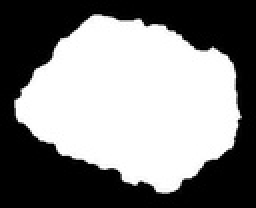
%> input picture allclass/28.jpg, 128 x 104 px, shrunk from 348 x 283 before the run (shown 2 times larger); its folder holds only this picture in this run
$ octave --eval "result = exportar_armonicos;"   (GNU Octave 9; MATLAB toolbox functions it lacks are replaced by stand-ins)
%> lines starting %> are read from the running program, lines starting %| are printed output that depends on the picture; in (x1, y1, x2, y2) boxes, pixels count from 0 and x2, y2 are one past the last pixel; in counts of white or black regions, pixels touching at a corner belong together; the program's own positions count from 1
### natsort.m
function [X,ndx,dbg] = natsort(X,rgx,varargin)
% Alphanumeric / Natural-Order sort the strings in a cell array of strings (1xN char).
%
% (c) 2012-2019 Stephen Cobeldick
%
% Alphanumeric sort a cell array of strings: sorts by character order and
% also by the values of any number substrings. Default: match all integer
% number substrings and perform a case-insensitive ascending sort.
%
%%% Example:
% >> X = {'x2', 'x10', 'x1'};
% >> sort(X)
% ans =   'x1'  'x10'  'x2'
% >> natsort(X)
% ans =   'x1'  'x2'  'x10'
%
%%% Syntax:
%  Y = natsort(X)
%  Y = natsort(X,rgx)
%  Y = natsort(X,rgx,<options>)
% [Y,ndx,dbg] = natsort(X,...)
%
% To sort filenames or filepaths use NATSORTFILES (FEX 47434).
% To sort the rows of a cell array of strings use NATSORTROWS (FEX 47433).
%
%% Number Substrings %%
%
% By default consecutive digit characters are interpreted as an integer.
% Specifying the optional regular expression pattern allows the numbers to
% include a +/- sign, decimal digits, exponent E-notation, quantifiers,
% or look-around matching. For information on defining regular expressions:
% http://www.mathworks.com/help/matlab/matlab_prog/regular-expressions.html
%
% The number substrings are parsed by SSCANF into numeric values, using
% either the *default format '%f' or the user-supplied format specifier.
%
% This table shows examples of regular expression patterns for some common
% notations and ways of writing numbers, with suitable SSCANF formats:
%
% Regular       | Number Substring | Number Substring              | SSCANF
% Expression:   | Match Examples:  | Match Description:            | Format Specifier:
% ==============|==================|===============================|==================
% *         \d+ | 0, 123, 4, 56789 | unsigned integer              | %f  %i  %u  %lu
% --------------|------------------|-------------------------------|------------------
%      [-+]?\d+ | +1, 23, -45, 678 | integer with optional +/- sign| %f  %i  %d  %ld
% --------------|------------------|-------------------------------|------------------
%     \d+\.?\d* | 012, 3.45, 678.9 | integer or decimal            | %f
% (\d+|Inf|NaN) | 123, 4, NaN, Inf | integer, Inf, or NaN          | %f
%  \d+\.\d+e\d+ | 0.123e4, 5.67e08 | exponential notation          | %f
% --------------|------------------|-------------------------------|------------------
%  0[0-7]+      | 012, 03456, 0700 | octal notation & prefix       | %o  %i
%   [0-7]+      |  12,  3456,  700 | octal notation                | %o
% --------------|------------------|-------------------------------|------------------
%  0X[0-9A-F]+  | 0X0, 0X3E7, 0XFF | hexadecimal notation & prefix | %x  %i
%    [0-9A-F]+  |   0,   3E7,   FF | hexadecimal notation          | %x
% --------------|------------------|-------------------------------|------------------
%  0B[01]+      | 0B1, 0B101, 0B10 | binary notation & prefix      | %b   (not SSCANF)
%    [01]+      |   1,   101,   10 | binary notation               | %b   (not SSCANF)
% --------------|------------------|-------------------------------|------------------
%
%% Debugging Output Array %%
%
% The third output is a cell array <dbg>, to check if the numbers have
% been matched by the regular expression <rgx> and converted to numeric
% by the SSCANF format. The rows of <dbg> are linearly indexed from <X>,
% even columns contain numbers, odd columns contain split substrings:
%
% >> [~,~,dbg] = natsort(X)
% dbg =
%    'x'    [ 2]
%    'x'    [10]
%    'x'    [ 1]
%
%% Examples %%
%
%%% Multiple integers (e.g. release version numbers):
% >> A = {'v10.6', 'v9.10', 'v9.5', 'v10.10', 'v9.10.20', 'v9.10.8'};
% >> sort(A)
% ans =   'v10.10'  'v10.6'  'v9.10'  'v9.10.20'  'v9.10.8'  'v9.5'
% >> natsort(A)
% ans =   'v9.5'  'v9.10'  'v9.10.8'  'v9.10.20'  'v10.6'  'v10.10'
%
%%% Integer, decimal, NaN, or Inf numbers, possibly with +/- signs:
% >> B = {'test+NaN', 'test11.5', 'test-1.4', 'test', 'test-Inf', 'test+0.3'};
% >> sort(B)
% ans =   'test' 'test+0.3' 'test+NaN' 'test-1.4' 'test-Inf' 'test11.5'
% >> natsort(B, '[-+]?(NaN|Inf|\d+\.?\d*)')
% ans =   'test' 'test-Inf' 'test-1.4' 'test+0.3' 'test11.5' 'test+NaN'
%
%%% Integer or decimal numbers, possibly with an exponent:
% >> C = {'0.56e007', '', '43E-2', '10000', '9.8'};
% >> sort(C)
% ans =   ''  '0.56e007'  '10000'  '43E-2'  '9.8'
% >> natsort(C, '\d+\.?\d*([eE][-+]?\d+)?')
% ans =   ''  '43E-2'  '9.8'  '10000'  '0.56e007'
%
%%% Hexadecimal numbers (with '0X' prefix):
% >> D = {'a0X7C4z', 'a0X5z', 'a0X18z', 'a0XFz'};
% >> sort(D)
% ans =   'a0X18z'  'a0X5z'  'a0X7C4z'  'a0XFz'
% >> natsort(D, '0X[0-9A-F]+', '%i')
% ans =   'a0X5z'  'a0XFz'  'a0X18z'  'a0X7C4z'
%
%%% Binary numbers:
% >> E = {'a11111000100z', 'a101z', 'a000000000011000z', 'a1111z'};
% >> sort(E)
% ans =   'a000000000011000z'  'a101z'  'a11111000100z'  'a1111z'
% >> natsort(E, '[01]+', '%b')
% ans =   'a101z'  'a1111z'  'a000000000011000z'  'a11111000100z'
%
%%% Case sensitivity:
% >> F = {'a2', 'A20', 'A1', 'a10', 'A2', 'a1'};
% >> natsort(F, [], 'ignorecase') % default
% ans =   'A1'  'a1'  'a2'  'A2'  'a10'  'A20'
% >> natsort(F, [], 'matchcase')
% ans =   'A1'  'A2'  'A20'  'a1'  'a2'  'a10'
%
%%% Sort order:
% >> G = {'2', 'a', '', '3', 'B', '1'};
% >> natsort(G, [], 'ascend') % default
% ans =   ''   '1'  '2'  '3'  'a'  'B'
% >> natsort(G, [], 'descend')
% ans =   'B'  'a'  '3'  '2'  '1'  ''
% >> natsort(G, [], 'num<char') % default
% ans =   ''   '1'  '2'  '3'  'a'  'B'
% >> natsort(G, [], 'char<num')
% ans =   ''   'a'  'B'  '1'  '2'  '3'
%
%%% UINT64 numbers (with full precision):
% >> natsort({'a18446744073709551615z', 'a18446744073709551614z'}, [], '%lu')
% ans =       'a18446744073709551614z'  'a18446744073709551615z'
%
%% Input and Output Arguments %%
%
%%% Inputs (*==default):
% [10 lines of commented-out code are left out]
%%% Outputs:
% Y   = CellArrayOfCharRowVectors, <X> sorted into natural-order.
% ndx = NumericArray, such that Y = X(ndx). The same size as <X>.
% dbg = CellArray of the parsed characters and number values.
%       Each row is one input char vector, linear-indexed from <X>.
%
% See also SORT NATSORTFILES NATSORTROWS CELLSTR REGEXP IREGEXP SSCANF

%% Input Wrangling %%
%
assert(iscell(X),'First input <X> must be a cell array.')
tmp = cellfun('isclass',X,'char') & cellfun('size',X,1)<2 & cellfun('ndims',X)<3;
assert(all(tmp(:)),'First input <X> must be a cell array of char row vectors (1xN char).')
%
if nargin<2 || isnumeric(rgx)&&isempty(rgx)
    rgx = '\d+';
else
    assert(ischar(rgx)&&ndims(rgx)<3&&size(rgx,1)==1,...
        'Second input <rgx> must be a regular expression (char row vector).') %#ok<ISMAT>
end
%
% Optional arguments:
tmp = cellfun('isclass',varargin,'char') & cellfun('size',varargin,1)<2 & cellfun('ndims',varargin)<3;
assert(all(tmp(:)),'All optional arguments must be char row vectors (1xN char).')
% Character case:
ccm = strcmpi(varargin,'matchcase');
ccx = strcmpi(varargin,'ignorecase')|ccm;
% Sort direction:
sdd = strcmpi(varargin,'descend');
sdx = strcmpi(varargin,'ascend')|sdd;
% Char/num order:
chb = strcmpi(varargin,'char<num');
chx = strcmpi(varargin,'num<char')|chb;
% NaN/num order:
nab = strcmpi(varargin,'NaN<num');
nax = strcmpi(varargin,'num<NaN')|nab;
% SSCANF format:
sfx = ~cellfun('isempty',regexp(varargin,'^%([bdiuoxfeg]|l[diuox])$'));
%
nsAssert(1,varargin,sdx,'Sort direction')
nsAssert(1,varargin,chx,'Char<->num')
nsAssert(1,varargin,nax,'NaN<->num')
nsAssert(1,varargin,sfx,'SSCANF format')
nsAssert(0,varargin,~(ccx|sdx|chx|nax|sfx))
%
% SSCANF format:
if nnz(sfx)
    fmt = varargin{sfx};
    if strcmpi(fmt,'%b')
        cls = 'double';
    else
        cls = class(sscanf('0',fmt));
    end
else
    fmt = '%f';
    cls = 'double';
end
%
%% Identify Numbers %%
%
[mat,spl] = regexpi(X(:),rgx,'match','split',varargin{ccx});
%
% Determine lengths:
nmx = numel(X);
nmn = cellfun('length',mat);
nms = cellfun('length',spl);
mxs = max(nms);
%
% Preallocate arrays:
bon = bsxfun(@le,1:mxs,nmn).';
bos = bsxfun(@le,1:mxs,nms).';
arn = zeros(mxs,nmx,cls);
ars =  cell(mxs,nmx);
ars(:) = {''};
ars(bos) = [spl{:}];
%
%% Convert Numbers to Numeric %%
%
if nmx
    tmp = [mat{:}];
    if strcmp(fmt,'%b')
        tmp = regexprep(tmp,'^0[Bb]','');
        vec = cellfun(@(s)sum(pow2(s-'0',numel(s)-1:-1:0)),tmp);
    else
        vec = sscanf(sprintf(' %s',tmp{:}),fmt);
    end
    assert(numel(vec)==numel(tmp),'The %s format must return one value for each input number.',fmt)
else
    vec = [];
end
%
%% Debugging Array %%
%
if nmx && nargout>2
    dbg = cell(mxs,nmx);
    dbg(:) = {''};
    dbg(bon) = num2cell(vec);
    dbg = reshape(permute(cat(3,ars,dbg),[3,1,2]),[],nmx).';
    idf = [find(~all(cellfun('isempty',dbg),1),1,'last'),1];
    dbg = dbg(:,1:idf(1));
else
    dbg = {};
end
%
%% Sort Columns %%
%
if ~any(ccm) % ignorecase
    ars = lower(ars);
end
%
if nmx && any(chb) % char<num
    boe = ~cellfun('isempty',ars(bon));
    for k = reshape(find(bon),1,[])
        ars{k}(end+1) = char(65535);
    end
    [idr,idc] = find(bon);
    idn = sub2ind(size(bon),boe(:)+idr(:),idc(:));
    bon(:) = false;
    bon(idn) = true;
    arn(idn) = vec;
    bon(isnan(arn)) = ~any(nab);
    ndx = 1:nmx;
    if any(sdd) % descending
        for k = mxs:-1:1
            [~,idx] = sort(nsGroup(ars(k,ndx)),'descend');
            ndx = ndx(idx);
            [~,idx] = sort(arn(k,ndx),'descend');
            ndx = ndx(idx);
            [~,idx] = sort(bon(k,ndx),'descend');
            ndx = ndx(idx);
        end
    else % ascending
        for k = mxs:-1:1
            [~,idx] = sort(ars(k,ndx));
            ndx = ndx(idx);
            [~,idx] = sort(arn(k,ndx),'ascend');
            ndx = ndx(idx);
            [~,idx] = sort(bon(k,ndx),'ascend');
            ndx = ndx(idx);
        end
    end
else % num<char
    arn(bon) = vec;
    bon(isnan(arn)) = ~any(nab);
    if any(sdd) % descending
        [~,ndx] = sort(nsGroup(ars(mxs,:)),'descend');
        for k = mxs-1:-1:1
            [~,idx] = sort(arn(k,ndx),'descend');
            ndx = ndx(idx);
            [~,idx] = sort(bon(k,ndx),'descend');
            ndx = ndx(idx);
            [~,idx] = sort(nsGroup(ars(k,ndx)),'descend');
            ndx = ndx(idx);
        end
    else % ascending
        [~,ndx] = sort(ars(mxs,:));
        for k = mxs-1:-1:1
            [~,idx] = sort(arn(k,ndx),'ascend');
            ndx = ndx(idx);
            [~,idx] = sort(bon(k,ndx),'ascend');
            ndx = ndx(idx);
            [~,idx] = sort(ars(k,ndx));
            ndx = ndx(idx);
        end
    end
end
%
ndx  = reshape(ndx,size(X));
X = X(ndx);
%
end
%%%%%%%%%%%%%%%%%%%%%%%%%%%%%%%%%%%%%%%%%%%%%%%%%%%%%%%%%%%%%%%%%%%%%%%%%%%natsort
function nsAssert(val,inp,idx,varargin)
% Throw an error if an option is overspecified.
if nnz(idx)>val
    tmp = {'Unknown input arguments',' option may only be specified once. Provided inputs'};
    error('%s:%s',[varargin{:},tmp{1+val}],sprintf('\n''%s''',inp{idx}))
end
end
%%%%%%%%%%%%%%%%%%%%%%%%%%%%%%%%%%%%%%%%%%%%%%%%%%%%%%%%%%%%%%%%%%%%%%%%%%%nsAssert
% [6 lines left out: function nsGroup, not called in this run]
%%%%%%%%%%%%%%%%%%%%%%%%%%%%%%%%%%%%%%%%%%%%%%%%%%%%%%%%%%%%%%%%%%%%%%%%%%%nsGroup

### armonicosFourierEliptico.m

% [6 lines of commented-out code are left out]
function [cons,excen] = armonicosFourierEliptico(armon,img_route)
%> called with armon = 40, img_route = 'allclass\28.jpg'

    N = armon; %Numero de armonicos
    im=imread(img_route);
%> im is the input picture: size 104x128 uint8; min 0, max 255, mean 131.4

    %im = imread('im_pruebas/a1.jpg');
    %im = imrotate(im,0,'bicubic');
    %imshow(im);
    BW = imbinarize(im(:,:,1));
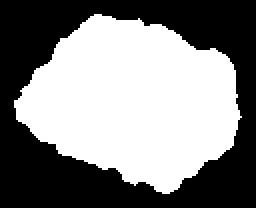
%> BW: size 104x128 logical (shown 2 times larger); 51.5% white; 1 black region, box (x1, y1, x2, y2) and area: (0, 0, 128, 104) 6451
    [B,L] = bwboundaries(BW);
%> B = 1 boundary; box (x1, y1, x2, y2) and points: (7, 7, 121, 97) 295
    %figure,imshow(label2rgb(L, @jet, [.5 .5 .5]))
    %imshow(a_bw);
    for k = 1:size(B,1)
       boundary = B{k};
       %figure,plot(boundary(:,2),boundary(:,1))
    end
%> this loop made 1 pass

    initial_point = boundary(1,:);
%> initial_point = [51 8]
    shape = size(BW);
%> shape = [104 128]
    actual_point = initial_point;
%> actual_point = [51 8]
    length = size(boundary,1);
%> length = 295
    chain_code = "";
    chain_code_array = zeros(size(boundary,1),1);
    count = 1;

    while count <= size(boundary,1)
        ac_bin_i = and(boundary(:,1)==actual_point(1,1),boundary(:,2)==actual_point(1,2));
        actual_indexes = find(ac_bin_i==1);
        rel_indexes = find_relational_indexes(actual_indexes,length);
        rel_points = boundary(rel_indexes,:);
        rel_codes = obtain_codes(rel_points,actual_point);
        [rel_codes, pos] = unique(rel_codes);
        rel_points = rel_points(pos,:);

        if(actual_point == initial_point)
            %if(all(ismember(rel_codes,[0,1,2,6,7]))) %Cuadrante derecho
            [code,pos]=max(rel_codes);
            actual_point = rel_points(pos,:);
            chain_code = strcat(chain_code,int2str(code));
            chain_code_array(count) = code;
            %end
        else
%             if(count == 117)
%                chain_code
%             end
            next_code = obtain_codes_no_proc(rel_codes,chain_code_array(count-1));
            actual_point = rel_points(rel_codes == next_code(1),:);
            chain_code = strcat(chain_code,int2str(next_code(1)));
            chain_code_array(count) = next_code(1);
        end

        count = count + 1;
    end
%> this loop made 295 passes
%> (actual_indexes, rel_indexes, rel_points, rel_codes, next_code, chain_code) on passes 12, 14, 24, 25, 26, 28, 29: (284, [283; 285], [62 12; 61 10], [1; 4], 1, '222122222101'), (282, [281; 283], [63 14; 62 12], [1; 4], 1, '22212222210101'), (272, [271; 273], [71 23; 71 21], [0; 4], 0, '222122222101011121111100'), (271, [270; 272], [71 24; 71 22], [0; 4], 0, '2221222221010111211111000'), (270, [269; 271], [72 25; 71 23], [1; 4], 1, '22212222210101112111110001'), (268, [267; 269], [72 27; 72 25], [0; 4], 0, '2221222221010111211111000100'), (267, [266; 268], [72 28; 72 26], [0; 4], 0, '22212222210101112111110001000')
%> (actual_indexes, rel_indexes, rel_points, next_code, chain_code) on passes 2 to 7: (294, [293; 295], [53 8; 51 8], 2, '22'), (293, [292; 294], [54 8; 52 8], 2, '222'), (292, [291; 293], [55 9; 53 8], 1, '2221'), (291, [290; 292], [56 9; 54 8], 2, '22212'), (290, [289; 291], [57 9; 55 9], 2, '222122'), (289, [288; 290], [58 9; 56 9], 2, '2221222')


    T = get_tp(chain_code_array,size(chain_code_array,1));
    t = 1:round(T);

    % [4 lines of commented-out code are left out]

    [yN,xN,excen,cons] = get_both_xN_yN(chain_code_array,t,N);
    % [13 lines of commented-out code are left out]
    cons = cons(:);
end

%%%%%%Functions
function rel_indexes = find_relational_indexes(actual_indexes,length)
    if(actual_indexes == 1 | actual_indexes == length)
        rel_indexes = actual_indexes;
        rel_indexes(actual_indexes == 1) = 2;
        rel_indexes(actual_indexes == length) = length - 1;
    else
        rel_indexes = [actual_indexes-1;actual_indexes+1];
    end
end

function codes = obtain_codes(rel_points,actual_point)
    codes = zeros(size(rel_points,1),1);
    codes_cases = [0,1;1,1;1,0;1,-1;0,-1;-1,-1;-1,0;-1,1];
    for i = 1:size(rel_points,1)
        temp_exp = rel_points(i,:)-actual_point;
        if temp_exp == codes_cases(1,:)
            codes(i) = 0;
        elseif temp_exp == codes_cases(2,:)
            codes(i) = 1;
        elseif temp_exp == codes_cases(3,:)
            codes(i) = 2;
        elseif temp_exp == codes_cases(4,:)
            codes(i) = 3;
        elseif temp_exp == codes_cases(5,:)
            codes(i) = 4;
        elseif temp_exp == codes_cases(6,:)
            codes(i) = 5;
        elseif temp_exp == codes_cases(7,:)
            codes(i) = 6;
        elseif temp_exp == codes_cases(8,:)
            codes(i) = 7;
        end
    end
end

function codes_wop = obtain_codes_no_proc (rel_codes , past_code)
    codes_procedence = [4,5,6,7,0,1,2,3];
    codes_wop = rel_codes;
    if(size(codes_wop,1)>1)
        for i = 1:size(rel_codes,1)
            if(codes_procedence(past_code + 1)==rel_codes(i))
                codes_wop(i) = [];
            end
        end
        if(codes_procedence(past_code + 1) == 4)
            codes_wop = codes_wop(size(codes_wop,1));
        end
    end
end

% [10 lines left out: function reconstructe_im, not called in this run]

function delta_ti = get_delta_ti(chain_code_array)
    delta_ti = 1+((sqrt(2)-1)/2)*(1-(-1).^chain_code_array);
end

function tp = get_tp(chain_code_array,p)
    if(p~=0)
        tp = sum(get_delta_ti(chain_code_array(1:p)));
    else
        tp = 0;
    end
end

function delta_x = get_delta_x(chain_code)
    delta_x = sgn_Z(6 - chain_code) * sgn_Z(2 - chain_code);
end

function delta_y = get_delta_y(chain_code)
    delta_y = sgn_Z(4 - chain_code) * sgn_Z(chain_code);
end

function sgn = sgn_Z(n)
    if(n>0)
        sgn = 1;
    elseif(n<0)
        sgn = -1;
    else
        sgn = 0;
    end
end

function xp = get_xp(chain_code_array,p)
    xp = 0;
    for i = 1:p
        xp = xp + get_delta_x(chain_code_array(i));
    end
end

function yp = get_yp(chain_code_array,p)
    yp = 0;
    for i = 1:p
        yp = yp + get_delta_y(chain_code_array(i));
    end
end

function a_n = get_a_n (T,chain_code_array,n)
    a_n = 0;

    for p = 1:size(chain_code_array,1)
        a_n = a_n + get_delta_x(chain_code_array(p))/get_delta_ti(chain_code_array(p)) *(cos(2*pi*n*get_tp(chain_code_array,p)/T)-cos(2*pi*n*get_tp(chain_code_array,p-1)/T));
    end

    a_n = a_n * (T/(2*n^2*pi^2));
end

function b_n = get_b_n (T,chain_code_array,n)
    b_n = 0;

    for p = 1:size(chain_code_array,1)
        b_n = b_n + get_delta_x(chain_code_array(p))/get_delta_ti(chain_code_array(p)) *(sin(2*pi*n*get_tp(chain_code_array,p)/T)-sin(2*pi*n*get_tp(chain_code_array,p-1)/T));
    end

    b_n = b_n * (T/(2*n^2*pi^2));
end

function c_n = get_c_n (T,chain_code_array,n)
    c_n = 0;

    for p = 1:size(chain_code_array,1)
        c_n = c_n + get_delta_y(chain_code_array(p))/get_delta_ti(chain_code_array(p)) *(cos(2*pi*n*get_tp(chain_code_array,p)/T)-cos(2*pi*n*get_tp(chain_code_array,p-1)/T));
    end

    c_n = c_n * (T/(2*n^2*pi^2));
end

function d_n = get_d_n (T,chain_code_array,n)
    d_n = 0;

    for p = 1:size(chain_code_array,1)
        d_n = d_n + get_delta_y(chain_code_array(p))/get_delta_ti(chain_code_array(p)) *(sin(2*pi*n*get_tp(chain_code_array,p)/T)-sin(2*pi*n*get_tp(chain_code_array,p-1)/T));
    end

    d_n = d_n * (T/(2*n^2*pi^2));
end

function A0 = get_A0(T,chain_code_array)
    A0 = 0;
    for p = 1:size(chain_code_array,1)
       A0 = A0 + ((get_delta_x(chain_code_array(p))/(2*get_delta_ti(chain_code_array(p)))) ...
        * (get_tp(chain_code_array,p)^2-get_tp(chain_code_array,p-1)^2)) + get_epsilon_p(p,chain_code_array)*...
         (get_tp(chain_code_array,p)-get_tp(chain_code_array,p-1));
    end

    A0 = 1/T * A0;
end

function C0 = get_C0(T,chain_code_array)
%> called with T = 347.2
    C0 = 0;
    for p = 1:size(chain_code_array,1)
       C0 = C0 + ((get_delta_y(chain_code_array(p))/(2*get_delta_ti(chain_code_array(p)))) ...
        * (get_tp(chain_code_array,p)^2-get_tp(chain_code_array,p-1)^2)) + get_Delta_p(p,chain_code_array)*...
         (get_tp(chain_code_array,p)-get_tp(chain_code_array,p-1));
    end

    C0 = 1/T * C0;
end

function ep_p = get_epsilon_p (p,chain_code_array)
    if(p>1)
        sum_x = get_xp(chain_code_array,p-1);
        ep_p = sum_x - get_tp(chain_code_array,p-1)*(get_delta_x(chain_code_array(p))/get_delta_ti(chain_code_array(p)));
    else
        ep_p = 0;
    end
end

function DEL_p = get_Delta_p (p,chain_code_array)
    if(p>1)
        sum_y = get_yp(chain_code_array,p-1);
        DEL_p = sum_y - (get_delta_y(chain_code_array(p))/get_delta_ti(chain_code_array(p)))*get_tp(chain_code_array,p-1);
    else
        DEL_p = 0;
    end
end

% [25 lines left out: functions get_function_xN, get_function_yN, not called in this run]

function [yN,xN,excen,cons] = get_both_xN_yN(chain_code_array,t_array,N)
    T = get_tp(chain_code_array,size(chain_code_array,1));
    C0 = get_C0(T,chain_code_array);
    A0 = get_A0(T,chain_code_array);
    excen = zeros(N,1);
    xN = zeros(size(t_array));
    yN = zeros(size(t_array));
    cons = zeros(N,4);

    for n = 1:N
       a = get_a_n(T,chain_code_array,n);
       b = get_b_n(T,chain_code_array,n);

       c = get_c_n(T,chain_code_array,n);
       d = get_d_n(T,chain_code_array,n);

        if( n == 1)
           theta1 = 1/2 * atan2((2*(a*b+c*d)),(a^2+c^2-b^2-d^2));

           if(theta1<0)
              theta1 = theta1 + pi;

           end

           ast_val = [cos(theta1),sin(theta1);-sin(theta1),cos(theta1)]*[a,c;b,d];
           phi1 = atan2(ast_val(1,2),ast_val(1,1));
          % if(phi1<0)
           %   phi1 = phi1 + 2*pi;
           %end
           E = sqrt(ast_val(1,2)^2+ast_val(1,1)^2); %Magnitud del semieje mayor de la primera elipse
        end
       theta2 = 1/2 * atan2((2*(a*b+c*d)),(a^2+c^2-b^2-d^2));

       if(theta2<0)
          theta2 = theta2 + pi;

       end

       ast_val = [cos(theta2),sin(theta2);-sin(theta2),cos(theta2)]*[a,c;b,d];
       major = sqrt(ast_val(1,2)^2+ast_val(1,1)^2); %Magnitud del semieje mayor de la elipse actual
       minor = sqrt(ast_val(2,2)^2+ast_val(2,1)^2); %Magnitud del semieje menor de la elipse actual
       excen(n) = sqrt(major^2-minor^2)/major; %Excentricidad de la elipse actual

       res_1=[cos(phi1),sin(phi1);-sin(phi1),cos(phi1)]*[a,b;c,d]*[cos(n*theta1),-sin(n*theta1);sin(n*theta1),cos(n*theta1)];
       %res_2 = res_1;
       res_2 = res_1/E;
       cons(n,:) = res_2(:);
       xN = xN + res_2(1,1) * (cos((2*n*pi).*t_array/T)) + res_2(1,2) * (sin((2*n*pi).*t_array/T));
       yN = yN + res_2(2,1) * (cos(2*n*pi.*t_array/T)) + res_2(2,2) * (sin(2*n*pi.*t_array/T));
       %figure,plot(res_2(1,1) * (cos((2*n*pi).*t_array/T)) + res_2(1,2) * (sin((2*n*pi).*t_array/T)),res_2(2,1) * (cos(2*n*pi.*t_array/T)) + res_2(2,2) * (sin(2*n*pi.*t_array/T)))
    end
end

### exportar_armonicos.m
function [armonClassifications,excenClassifications] = exportar_armonicos
    files = dir('allclass/*.jpg');  % specigy the extension of your image file
    [~, Index] = natsort({files.name});
    files   = files(Index);

    n = numel(files);
    N = 40;
    armonClassifications = zeros([n,N*4]);
    excenClassifications = zeros([n,N]);

    for imnum = 1:numel(files)
        if (mod(imnum,25) == 0)
           imnum
        end
        filename = strcat(files(imnum).folder,'\',files(imnum).name);
        [cons,excen] = armonicosFourierEliptico(N,filename);
        armonClassifications(imnum,:) = cons;
        excenClassifications(imnum,:) = excen;
    end

end
